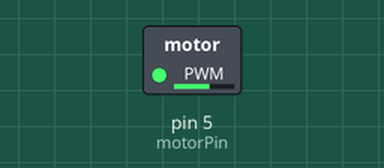
The sketch below on a simulated Arduino Uno, built with avr-gcc and run on an emulated ATmega328P. Parts: switched loads named in the sketch (green lamp = pin HIGH).

Above: at 0.1 s.
Timing chart, 0 to 1.6 s (numbered marks = the images above):
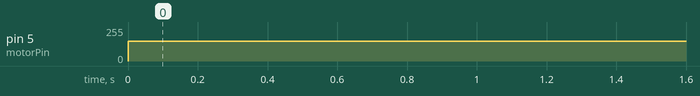

Measured:
- by itself, pin 5 (motorPin): 0/255 → 150/255 at 0.00 s

The sketch:

servo_motor.ino.ino
```cpp
int motorPin = 5;

void setup() {
  pinMode(motorPin, OUTPUT);
}

void loop() {
  analogWrite(motorPin, 150);
}
```
